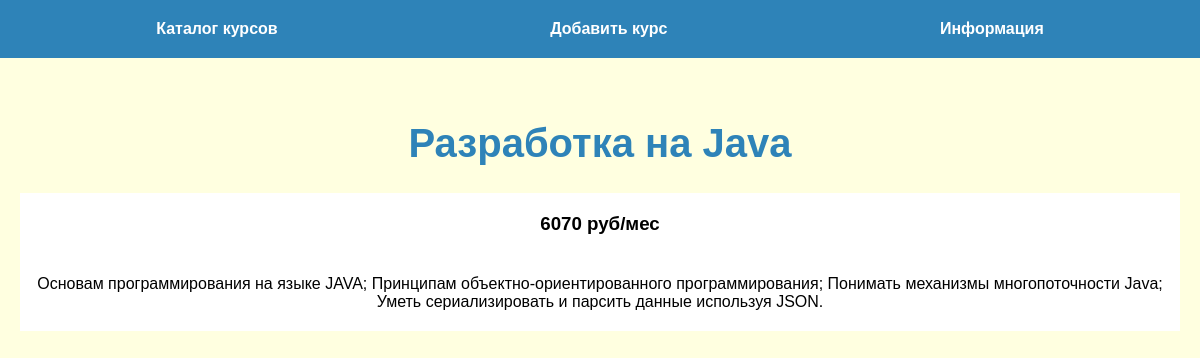
Page /curse/2 on the committed database.
### tables this page shows
CREATE TABLE mainmenu(
    id INTEGER PRIMARY KEY AUTOINCREMENT,
    title TEXT NOT NULL,
    url TEXT NOT NULL
);

CREATE TABLE curses(
    id INTEGER PRIMARY KEY AUTOINCREMENT,
    title TEXT NOT NULL,
    text TEXT NOT NULL,
    cost TEXT NOT NULL
);

### dbsite.py (the view)
@app.route("/curse/<int:id_curse>")
def show_curse(id_curse):
    db = get_db()
    dbase = FDataBase(db)
    title, cost, text = dbase.get_curse(id_curse)
    return render_template('curse.html', menu=dbase.get_menu(), title=title, cost=cost, text=text)

### FDataBase.py (called while the page is built)
    def get_menu(self):
        sql = "SELECT * FROM mainmenu"
        try:
            self.__cur.execute(sql)
            res = self.__cur.fetchall()
            if res:
                return res
        except IOError:
            print("Ошибка чтения из базы данных")
        return []

    def get_curse(self, curse_id):
        try:
            self.__cur.execute(f"SELECT title, text, cost FROM curses WHERE id={curse_id}")
            res = self.__cur.fetchone()
            if res:
                return res
        except sqlite3.Error as e:
            print("Ошибка получения курса из базы данных" + str(e))
        return False, False, False

### dbsite.py (called while the page is built)
def connect_db():
    con = sqlite3.connect(app.config['DATABASE'])
    con.row_factory = sqlite3.Row
    return con

def get_db():
    if not hasattr(g, 'link_db'):
        g.link_db = connect_db()
        return g.link_db

### templates/curse.html
{% extends 'base.html' %}
{% block content %}
{{ super() }}
<h3 class="text">{{ cost }}</h3>
<p class="text">{{ text }}</p>
{% endblock %}

### templates/base.html (shortened to what this page needs)
<!DOCTYPE html>
<html lang="en">
<head>
    <link rel="stylesheet" href="{{ url_for('static', filename='css/style.css') }}">
</head>
<body>
{% block content %}
    {% block mainmenu %}
        <ul class="menu">
            {% for m in menu %}
            <li>
                <a href="{{ m.url }}">{{ m.title }}</a>
            </li>
            {% endfor %}
        </ul>
    {% endblock %}
<div class="content">
    {% if title %}
    <h1 class="blue">{{ title }}</h1>
    {% else %}
    <h1>Про Flask</h1>
    {% endif %}
{% endblock %}
</div>
</body>
</html>

### static/css/style.css (style rules this page uses)
body { background: lightyellow; margin: 0; padding: 0; font-family: Verdana, Geneva, Tahoma, sans-serif; }
.menu { display: flex; justify-content: space-around; list-style: none; background: rgb(46, 131, 184); padding: 20px; margin-top: 0; }
.content { margin: 0 auto; max-width: 1200px; padding: 20px; box-sizing: border-box; text-align: center; }
.menu a { font-weight: bold; color: white; text-decoration: none; }
ul { list-style: none; }
.title, .cost, .text { padding: 20px 10px; margin: 0; }
.text, .back, .cost { background: white; }
.blue { color: rgb(46, 131, 184); font-size: 40px; }

### rows in the picture
mainmenu: title "Каталог курсов"
mainmenu: title "Добавить курс"
mainmenu: title "Информация"
curses: title "Разработка на Java", text "6070 руб/мес", cost "Основам программирования на языке JAVA; Принципам объектно-ориентированного программирования; Понимать механизмы многопоточности Java; Уметь сериализировать и парсить данные используя JSON."
